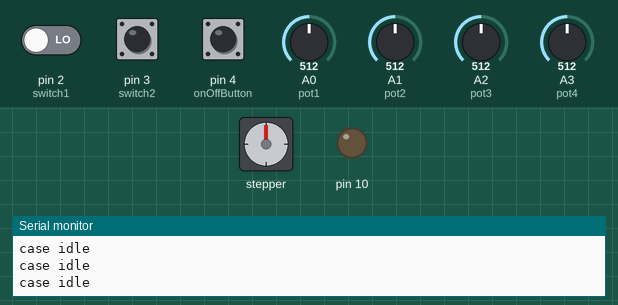
A sketch run on a simulated Arduino Uno, built with avr-gcc and run on an emulated ATmega328P. Parts: stepper motor, output pins drawn as LEDs (lit = HIGH), the last lines printed to the serial monitor. The inputs (shaded band) are chosen by the test bench; at power-on: pin 4 (onOffButton) LOW, pin 2 (switch1) LOW, pin 3 (switch2) LOW, A0 (pot1) = 512, A1 (pot2) = 512, A2 (pot3) = 512, A3 (pot4) = 512. Storage starts empty; stepper angles assume 200 steps per turn.

Above: at 1.2 s.
1.3 s: pin 4 (onOffButton) pulled HIGH for 0.15 s
2.9 s: pin 2 (switch1) driven HIGH and pin 4 (onOffButton) driven HIGH
4.7 s: pin 4 (onOffButton) driven LOW
At 4.97 s:
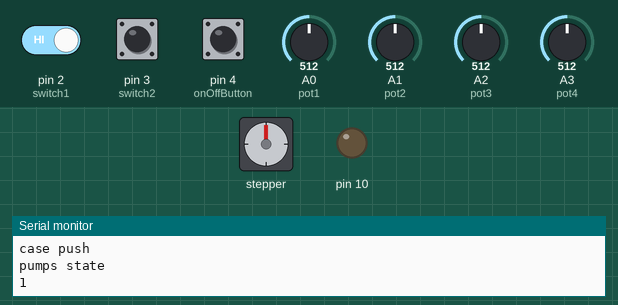
7.7 s: pin 4 (onOffButton) driven HIGH
At 8.8 s:
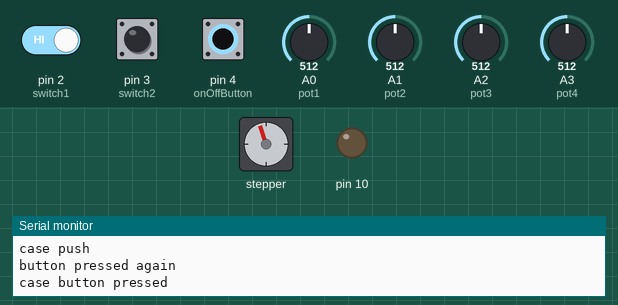
9.2 s: pin 4 (onOffButton) driven LOW
At 10.15 s:
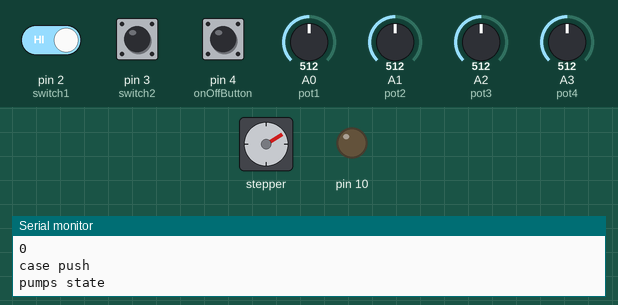
12.2 s: pin 4 (onOffButton) pulsed HIGH 2 times (0.12 s each, 0.3 s apart)
At 13.3 s:
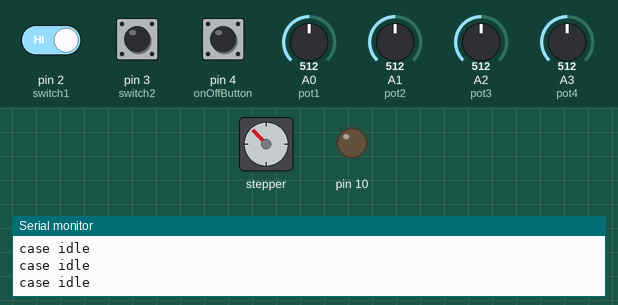
Timing chart, 0 to 15.2 s (numbered marks = the images above; inputs shaded):
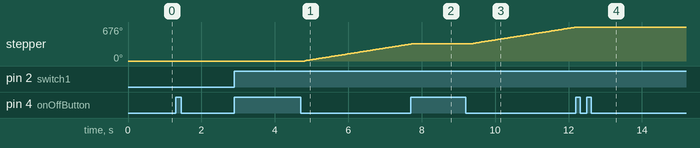

Measured:
- after the input at 4.7 s, stepper: keeps turning clockwise at about 118°/s, starting after 0.12 s
- after the input at 7.7 s, stepper: goes on until 7.7 s, then stays 342°
- after the input at 9.2 s, stepper: keeps turning clockwise at about 118°/s, starting after 0.18 s
- after the input at 12.2 s, stepper: goes on until 12.2 s, then stays 676°

The sketch:

ZeroG__new_code_for_one_pump_with_logger.ino
```cpp
//to do:
//add timestepmps for actions. add IMU data with time stemp
//callibrate pumps
//create indicatoions on poteniometers to know where are the differnt stops
//make the stops of potentiometers whole numbers beteen 0 and 900 (100,200,300,400...)

//libraries
#include <Wire.h>
#include <Adafruit_MotorShield.h>
#include "utility/Adafruit_MS_PWMServoDriver.h"
#include <AccelStepper.h>
#include <SPI.h>
#include <SD.h>
#include "RTClib.h"
//
//CS for SD shield SPI
const int chipSelect = 53;//was 10
String dataString = "";
File dataFile;

//control pins for pump 1
const int pot1 = A0;
const int pot2 = A1;
const int pot3= A2;
const int pot4 = A3;

const int switch1 = 2;
const int switch2 = 3;

//green on/off button
const int onOffButton = 4;

//control values for pumps. (i think A4 and A5 are used for i2c for the shields)
int pushRate = 0;
int pushTarget = 0;
int pullRate = 0;
int pullTarget = 0;
bool pumpOn1 = 0;
bool pumpOn2 = 0;
//green indicator led
//const int LED = 5;

//variables to hold information about the pumps
bool buttonPressed = 0;
int stepCounter = 0;

//state machine
const int STATE_IDLE = 0;
const int STATE_SETVALUE = 1;
const int STATE_PUSH = 2;
const int STATE_PULL = 3;
const int STATE_STOP = 4;
const int STATE_BUTTON_PRESSED = 5;

//initial state
int pump_state = STATE_IDLE;

//create stepper objects
Adafruit_MotorShield AFMS = Adafruit_MotorShield();
Adafruit_StepperMotor *Stepper1 = AFMS.getStepper(200, 1);
Adafruit_StepperMotor *Stepper2 = AFMS.getStepper(200, 2);

void setup() {
  Serial.begin(9600);
  Serial.println("PUMP IT ON");
  while (!Serial) {
    ; // wait for serial port to connect. Needed for native USB port only
  }
  AFMS.begin();  // create with the default frequency 1.6KHz
  //initate pots and switch for pump 1
  pinMode(pot1, INPUT);
  pinMode(pot2, INPUT);
  pinMode(pot3, INPUT);
  pinMode(pot4, INPUT);

  //on off button for the whole system
  pinMode(onOffButton, INPUT);

  //initate switches for pumps
  pinMode(switch1, INPUT);
  pinMode(switch2, INPUT);

//set up CS as output
  //pinMode(SS, OUTPUT);
pinMode(10, OUTPUT);

  //initate indication LED light
 // pinMode(LED, OUTPUT);

  //setup the sd card
  Serial.print("Initializing SD card...");

  // see if the card is present and can be initialized:
  if (!SD.begin(chipSelect)) {
    Serial.println("Card failed, or not present");
    // don't do anything more:
    return;
  }
  Serial.println("card initialized.");
////  // Open up the file we're going to log to!
  dataFile = SD.open("datalog.txt", FILE_WRITE);
  if (! dataFile) {
    Serial.println("error opening datalog.txt");
    // Wait forever since we cant write data
    while (1) ;
  }
  dataFile.println("pushRate, pushTarget, pullRate, pullTarget");
    dataFile.flush();

}

void loop() {
  switch (pump_state) {
    case STATE_IDLE:    // waiting for a button press
      Serial.println("case idle");
      buttonPressed = digitalRead(onOffButton);
      if (buttonPressed == true) { //button pressed for the first time
        pump_state = STATE_SETVALUE;
        delay(50);
      }
      break;

    case STATE_SETVALUE:
      Serial.println("case set values");
      //set values for pump 1
      pushRate = map(analogRead(pot1), 0, 1023, 0, 10); //pushing speed
      Serial.println(pushRate);
      pushTarget = map(analogRead(pot2), 0, 1023, 0, 1000);//pushing target
      Serial.println(pushTarget);
      pullRate = map(analogRead(pot3), 0, 1023, 0, 10);//pulling speed
      Serial.println(pullRate);
      pullTarget = map(analogRead(pot4), 0, 1023, 0, 1000 ); //pulling target
      Serial.println(pullTarget);

       pumpOn1 = digitalRead(switch1);//switch checking if pump 1 is on
       pumpOn2 = digitalRead(switch2);//switch checking if pump 2 is on

      // read pots and append to the string to save
      for (int potPin = 0; potPin < 4; potPin++) {
        int potReading = analogRead(potPin);
        dataString += String(potReading);
        if (potPin <=3) {
          dataString += ",";
        }
      }

      //append the switch state of the two pumps
      for (int switchPin = 0; switchPin < 2; switchPin++) {
        int switchReading = digitalRead(switchPin);
        dataString += String(switchReading);
        if (switchPin < 1) {
          dataString += ",";
        }
      }
      dataString += "\n";
      //dataFile.println(dataString);
      Serial.println(dataString);
      //dataFile.flush();//for some reason flush dosn't work here..
      dataString = "";//clear the datastring by asigning a new clear string to it


      if (pumpOn1 == true && pushRate > 0 || pumpOn2 == true && pushRate > 0) {
//        digitalWrite(LED, HIGH);//indicate pump is active
        delay(250);
        pump_state = STATE_PUSH;//pump is On, go to pushing stage
        break;
      }
      pump_state = STATE_IDLE;//pump was off, go back to idle
      break;


    case STATE_PUSH:   // stepper moves one turn to push syringe.
      Serial.println("case push");
      buttonPressed = digitalRead(onOffButton);
      if (buttonPressed == true) { //button pressed for the second time to stop pushing
        Serial.println("button pressed again");
        pump_state = STATE_BUTTON_PRESSED;
        break;
      }

      if (pushTarget != 0 && stepCounter <= pullTarget){
        Serial.println ("pumps state");
        Serial.println (pumpOn1);
        Serial.println (pumpOn2);
      if (pumpOn1 == true) {
        Stepper1->setSpeed(pushRate * 10); //set step speed based on push rate1
        Stepper1->step(2, FORWARD, SINGLE); //move stepper one step in desired speed
      }

      if (pumpOn2 == true) {
        Stepper2->setSpeed(pushRate * 10); //set step speed based on push rate2
        Stepper2->step(2, FORWARD, SINGLE); //move stepper one step in desired speed
      }
      stepCounter += 1; //count steps
      }
      if (stepCounter >= pushTarget) {
        stepCounter = 0;//zero the step counter towards pulling phase
        pump_state = STATE_PULL;//finished pushing, go to pulling
        break;
      }
      break;


    case STATE_PULL: // stepper moves one turn to pull syringe.
      Serial.println("case pull");
      buttonPressed = digitalRead(onOffButton);
      if (buttonPressed == true) { //button pressed for the second time to stop pushing
        Serial.println("button pressed again");
        pump_state = STATE_BUTTON_PRESSED;
        break;
      }

      if (pullTarget != 0 && stepCounter <= pullTarget){
      if (pumpOn1 == true){
        Stepper1->setSpeed(pullRate * 10); //set step speed based on push rate
        Stepper1->step(2, BACKWARD, SINGLE); //move stepper one step
      }
      if (pumpOn2 == true){
        Stepper2->setSpeed(pullRate * 10); //set step speed based on push rate
        Stepper2->step(2, BACKWARD, SINGLE); //move stepper one step

      }
        stepCounter += 1; //count steps
      }

      if (stepCounter >= pullTarget) {
        pump_state = STATE_STOP;
        break;
      }
      break;

    case STATE_STOP:
      Serial.println("case stop");
      stepCounter = 0;

//      digitalWrite(LED, LOW);
      delay(10);
      pump_state = STATE_IDLE;
      break;

    case STATE_BUTTON_PRESSED://button was pressed a second time to stop extruding and restart.
      Serial.println("case button pressed");
      stepCounter = 0;//zero the step counter
      buttonPressed = 0;
//      digitalWrite(LED, LOW);
      delay(500);
      pump_state = STATE_IDLE;
      break;
  }
}
```
